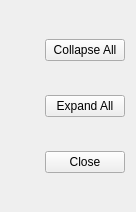
<?xml version="1.0" encoding="UTF-8"?>
<ui version="4.0">
 <class>SystemTracking::CViewHistoryDlg</class>
 <widget class="QWidget" name="SystemTracking::CViewHistoryDlg">
  <property name="geometry">
   <rect>
    <x>0</x>
    <y>0</y>
    <width>136</width>
    <height>212</height>
   </rect>
  </property>
  <property name="windowTitle">
   <string>Form</string>
  </property>
  <layout class="QGridLayout" name="gridLayout">
   <item row="0" column="0">
    <widget class="MainMenu::CScrollTable" name="widget" native="true"/>
   </item>
   <item row="0" column="1">
    <layout class="QVBoxLayout" name="verticalLayout">
     <item>
      <spacer name="verticalSpacer">
       <property name="orientation">
        <enum>Qt::Vertical</enum>
       </property>
       <property name="sizeHint" stdset="0">
        <size>
         <width>20</width>
         <height>18</height>
        </size>
       </property>
      </spacer>
     </item>
     <item>
      <widget class="QPushButton" name="collapseBtn">
       <property name="text">
        <string>Collapse All</string>
       </property>
      </widget>
     </item>
     <item>
      <spacer name="verticalSpacer_2">
       <property name="orientation">
        <enum>Qt::Vertical</enum>
       </property>
       <property name="sizeHint" stdset="0">
        <size>
         <width>20</width>
         <height>18</height>
        </size>
       </property>
      </spacer>
     </item>
     <item>
      <widget class="QPushButton" name="expandBtn">
       <property name="text">
        <string>Expand All</string>
       </property>
      </widget>
     </item>
     <item>
      <spacer name="verticalSpacer_3">
       <property name="orientation">
        <enum>Qt::Vertical</enum>
       </property>
       <property name="sizeHint" stdset="0">
        <size>
         <width>20</width>
         <height>18</height>
        </size>
       </property>
      </spacer>
     </item>
     <item>
      <widget class="QPushButton" name="closeBtn">
       <property name="text">
        <string>Close</string>
       </property>
      </widget>
     </item>
     <item>
      <spacer name="verticalSpacer_4">
       <property name="orientation">
        <enum>Qt::Vertical</enum>
       </property>
       <property name="sizeHint" stdset="0">
        <size>
         <width>20</width>
         <height>18</height>
        </size>
       </property>
      </spacer>
     </item>
    </layout>
   </item>
  </layout>
 </widget>
 <customwidgets>
  <customwidget>
   <class>MainMenu::CScrollTable</class>
   <extends>QWidget</extends>
   <header>MainMenu/Include/ScrollTable.h</header>
   <container>1</container>
  </customwidget>
 </customwidgets>
 <resources/>
 <connections/>
</ui>
